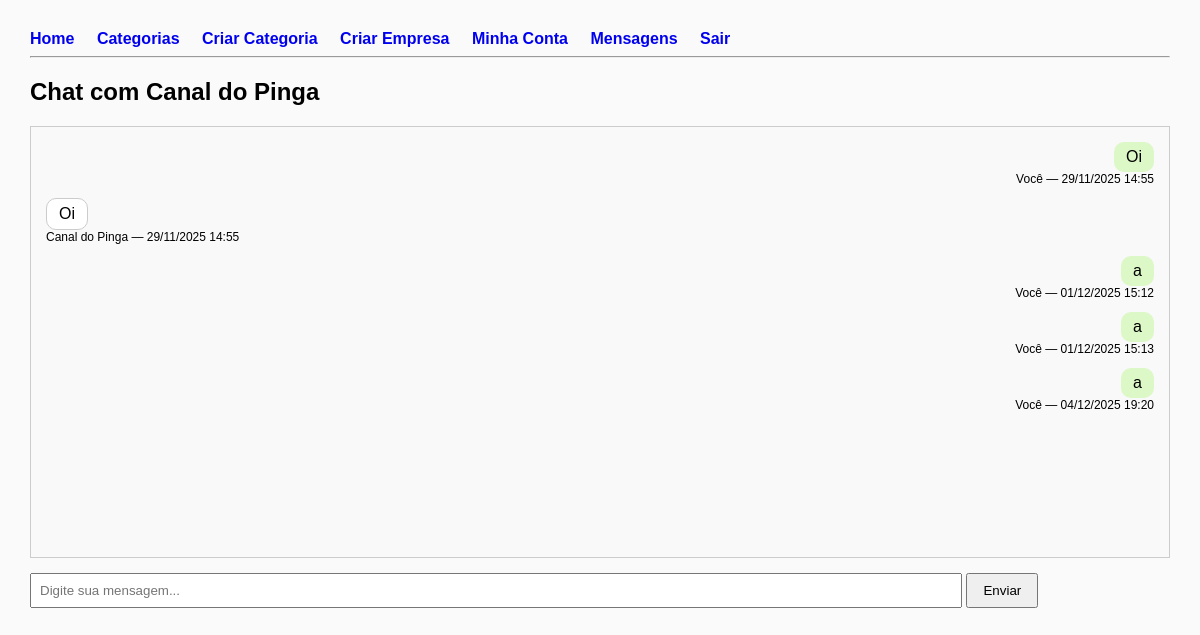
The page /chat/2 (signed in) on the database as committed earlier.
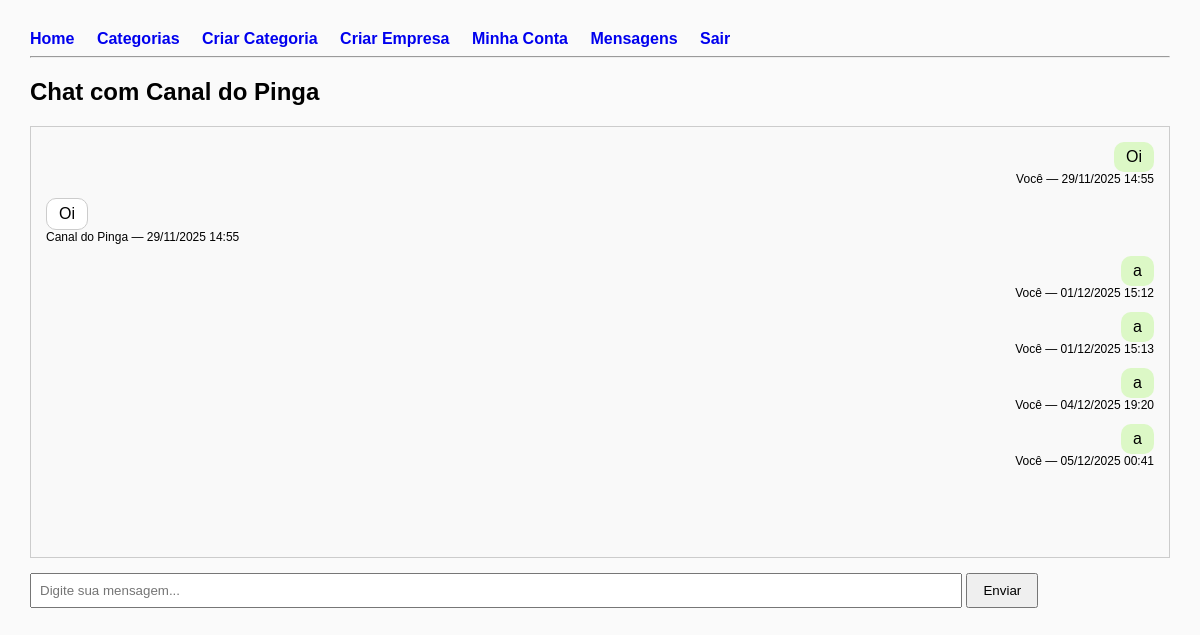
The same page on the database as committed later.
### app.py (models this page shows)
class Message(db.Model):
    id = db.Column(db.Integer, primary_key=True)
    sender_id = db.Column(db.Integer, db.ForeignKey("company.id"), nullable=False)
    receiver_id = db.Column(db.Integer, db.ForeignKey("company.id"), nullable=False)
    content = db.Column(db.Text, nullable=False)
    created_at = db.Column(db.DateTime, default=datetime.utcnow)

class Company(db.Model):
    id = db.Column(db.Integer, primary_key=True)
    name = db.Column(db.String(140), nullable=False, unique=True)
    bio = db.Column(db.Text)
    website = db.Column(db.String(250))
    password = db.Column(db.String(200), nullable=False)
    created_at = db.Column(db.DateTime, default=datetime.utcnow)
    category_id = db.Column(db.Integer, db.ForeignKey("category.id"), nullable=True)
    comments = db.relationship("Comment", backref="author", lazy=True)
    investments_made = db.relationship("InvestmentHistory", backref="investor", lazy=True, foreign_keys='InvestmentHistory.company_id')
    messages_sent = db.relationship("Message", backref="sender", lazy=True, foreign_keys='Message.sender_id')
    messages_received = db.relationship("Message", backref="receiver", lazy=True, foreign_keys='Message.receiver_id')

### app.py (the view, shortened to what this page needs)
@app.route("/chat/<int:other_id>", methods=["GET", "POST"])
def chat(other_id):
    if "company_id" not in session:
        return redirect("/login")
    company = Company.query.get(session["company_id"])
    other_company = Company.query.get_or_404(other_id)
    messages = Message.query.filter(
        ((Message.sender_id == company.id) & (Message.receiver_id == other_id)) |
        ((Message.sender_id == other_id) & (Message.receiver_id == company.id))
    ).order_by(Message.created_at).all()
    return render_template("messages.html", other=other_company, messages=messages, current_user=company)

### templates/messages.html (shortened to what this page needs)
{% extends "base.html" %}
{% block content %}
<h2>Chat com {{ other.name }}</h2>
<div style="border: 1px solid #ccc; padding: 15px; height: 400px; overflow-y: auto; background-color: #f9f9f9;" id="chat-box">
    {% for msg in messages %}
        <div style="margin-bottom: 12px;">
            {% if msg.sender_id == session['company_id'] %}
                <div style="text-align: right;">
                    <span style="background-color: #dcf8c6; padding: 6px 12px; border-radius: 10px; display: inline-block;">
                        {{ msg.content }}
                    </span>
                    <small style="display: block; font-size: 0.75em;">
                        Você — {{ msg.created_at.strftime('%d/%m/%Y %H:%M') }}
                    </small>
                </div>
            {% else %}
                <div style="text-align: left;">
                    <span style="background-color: #ffffff; padding: 6px 12px; border-radius: 10px; border: 1px solid #ccc; display: inline-block;">
                        {{ msg.content }}
                    </span>
                    <small style="display: block; font-size: 0.75em;">
                        {{ other.name }} — {{ msg.created_at.strftime('%d/%m/%Y %H:%M') }}
                    </small>
                </div>
            {% endif %}
        </div>
    {% endfor %}
</div>
<form method="POST" style="margin-top: 15px;">
    <input
        type="text"
        name="message"
        placeholder="Digite sua mensagem..."
        style="width: 80%; padding: 8px;"
        required
    >
    <button type="submit" style="padding: 8px 15px;">Enviar</button>
</form>
{% endblock %}

Rows that differ between the two databases and show on the page:
added Message: content "a", created_at "05/12/2025 00:41"
